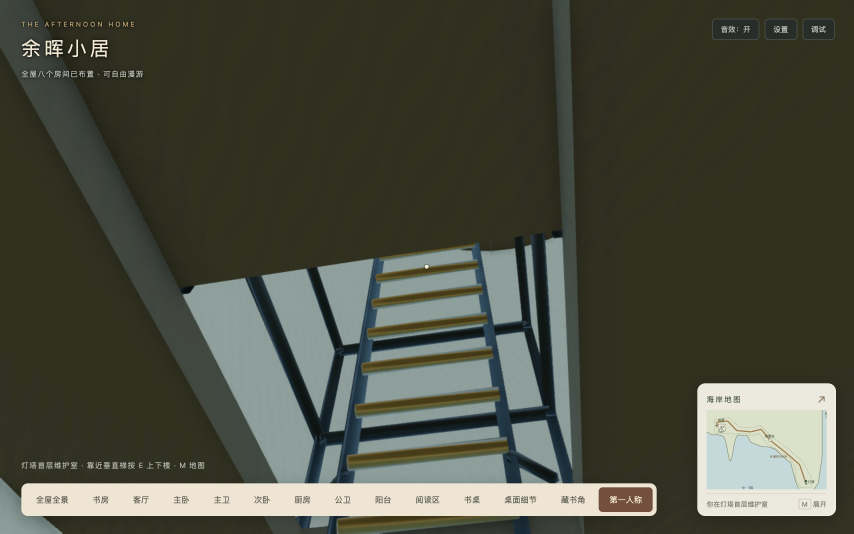
#> input picture docs/technical-plans/assets/lighthouse-ladder-2026-10-19/engines/chromium-ladder-desktop-dpr2.jpg, 2560 x 1600 px (shown at 1/3 size); its folder holds 4 pictures in this run
$ python check-screenshots.py
#> lines starting #> are read from the running program, lines starting #| are printed output that depends on the picture
"""Reject blank matrix captures; visual review is still required for actual scene quality."""
import json
from pathlib import Path
from PIL import Image, ImageStat

root = Path(__file__).resolve().parent
records = []
for path in sorted(root.glob('engines/*.jpg')):
    image = Image.open(path).convert('RGB')
#> image is the input picture: PIL image 2560x1600 RGB; mean R, G, B 74.2, 76.9, 63.4
    width, height = image.size
#> width = 2560; height = 1600
    crop = image.crop((int(width * .15), int(height * .25), int(width * .8), int(height * .65)))
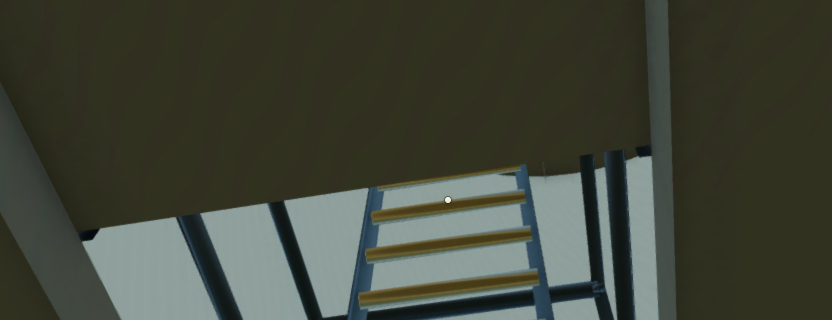
#> crop: PIL image 1664x640 RGB (shown at 1/2 size); mean R, G, B 65.1, 69.2, 56.9
    deviations = ImageStat.Stat(crop).stddev
#> deviations = [36.9, 42.41, 47.06]
    records.append({'file': path.relative_to(root).as_posix(), 'size': [width, height],
                    'sceneCropStddev': deviations, 'nonblank': max(deviations) > 5})
#> pass 2 of the loop `for path in sorted(root.glob('engines/*.jpg')):`:
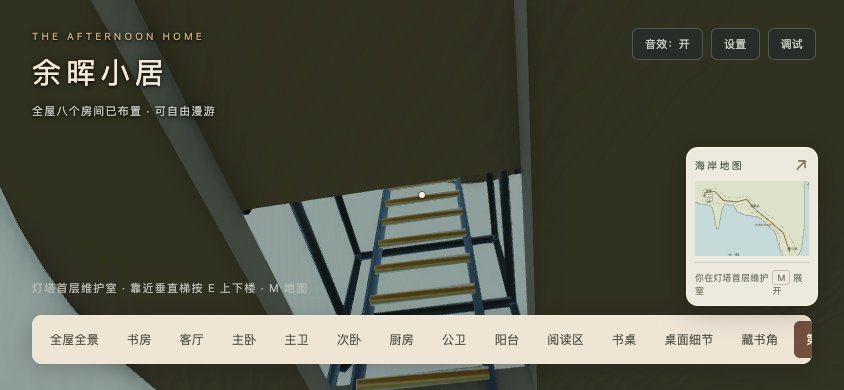
#> input picture docs/technical-plans/assets/lighthouse-ladder-2026-10-19/engines/chromium-ladder-landscape-dpr1.jpg, 844 x 390 px
#> image is the input picture: PIL image 844x390 RGB; mean R, G, B 90.3, 92, 78
#> `crop = image.crop((int(width * .15), int(height * .25), int(width * .8..`:
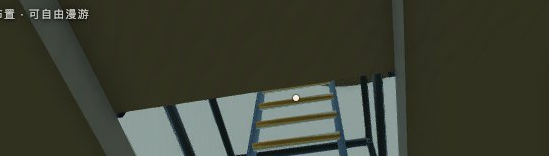
#> crop: PIL image 549x156 RGB; mean R, G, B 61.2, 64.8, 51.4
#> deviations = [33.35, 38.02, 42.34]
#> pass 3 of the loop `for path in sorted(root.glob('engines/*.jpg')):`:
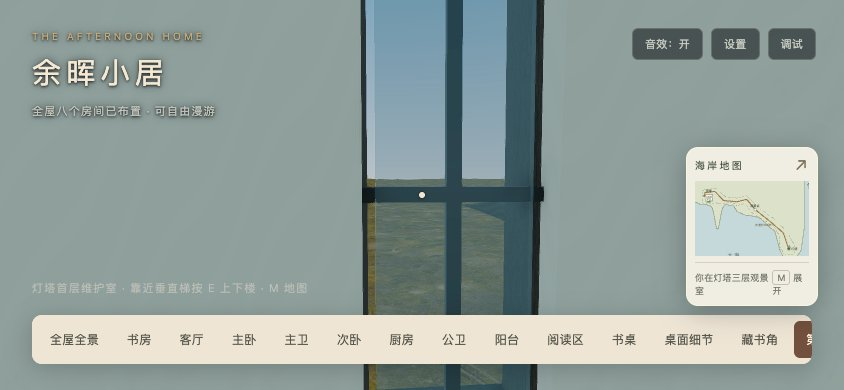
#> input picture docs/technical-plans/assets/lighthouse-ladder-2026-10-19/engines/chromium-window-landscape-dpr1.jpg, 844 x 390 px
#> image is the input picture: PIL image 844x390 RGB; mean R, G, B 146.5, 159.8, 156
#> `crop = image.crop((int(width * .15), int(height * .25), int(width * .8..`:
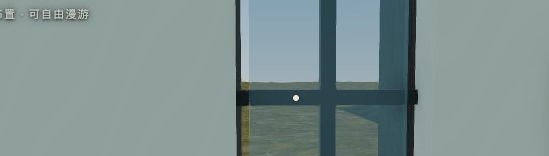
#> crop: PIL image 549x156 RGB; mean R, G, B 126.7, 144.3, 143.8
#> deviations = [34.76, 33.35, 33.18]
#> the loop made 4 passes; the first 3 are shown
result = {'method': 'Pillow scene-region RGB standard deviation above 5 only detects blank captures; representative ladder/window/gallery views also visually inspected. Not a visual quality or performance metric.', 'files': records}
(root / 'screenshot-qa.json').write_text(json.dumps(result, ensure_ascii=False, indent=2) + '\n')
#> (the run stopped early here; a loop or call above may not have finished)
